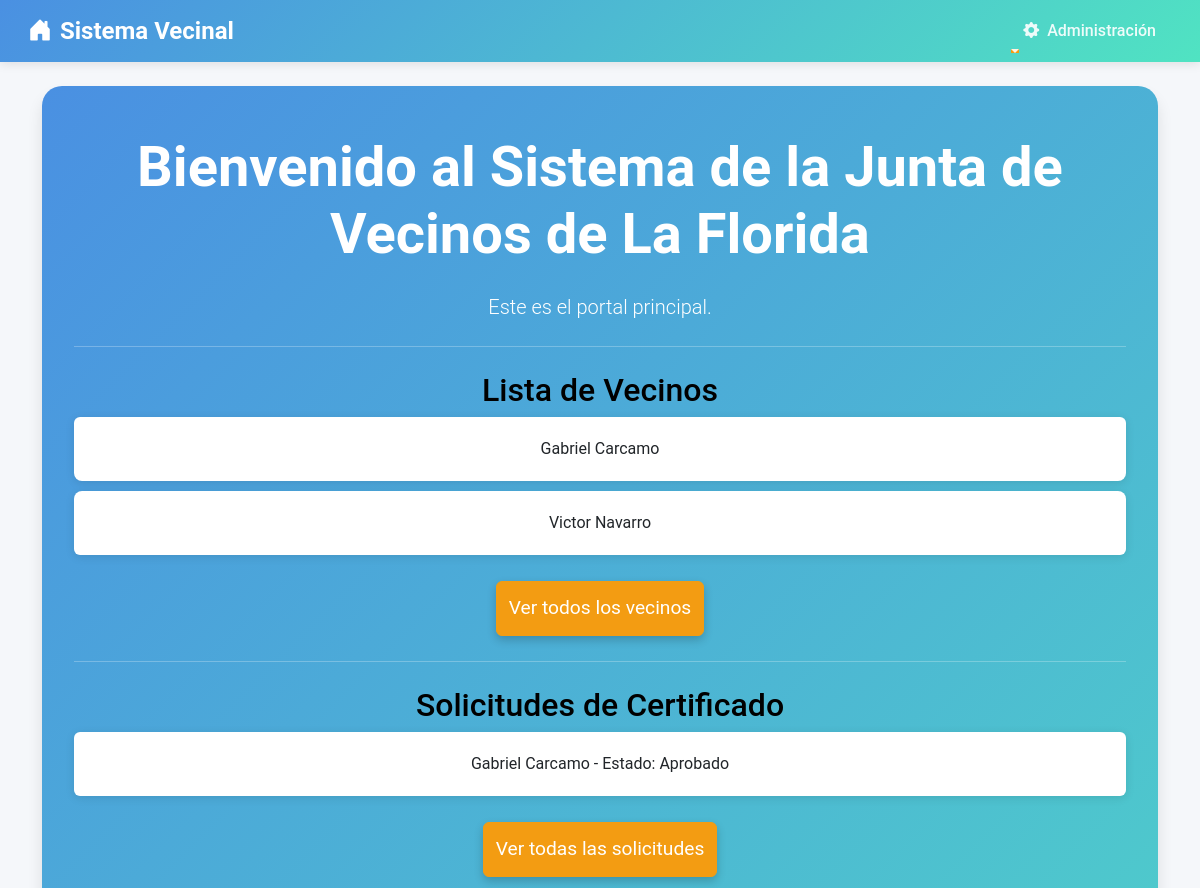
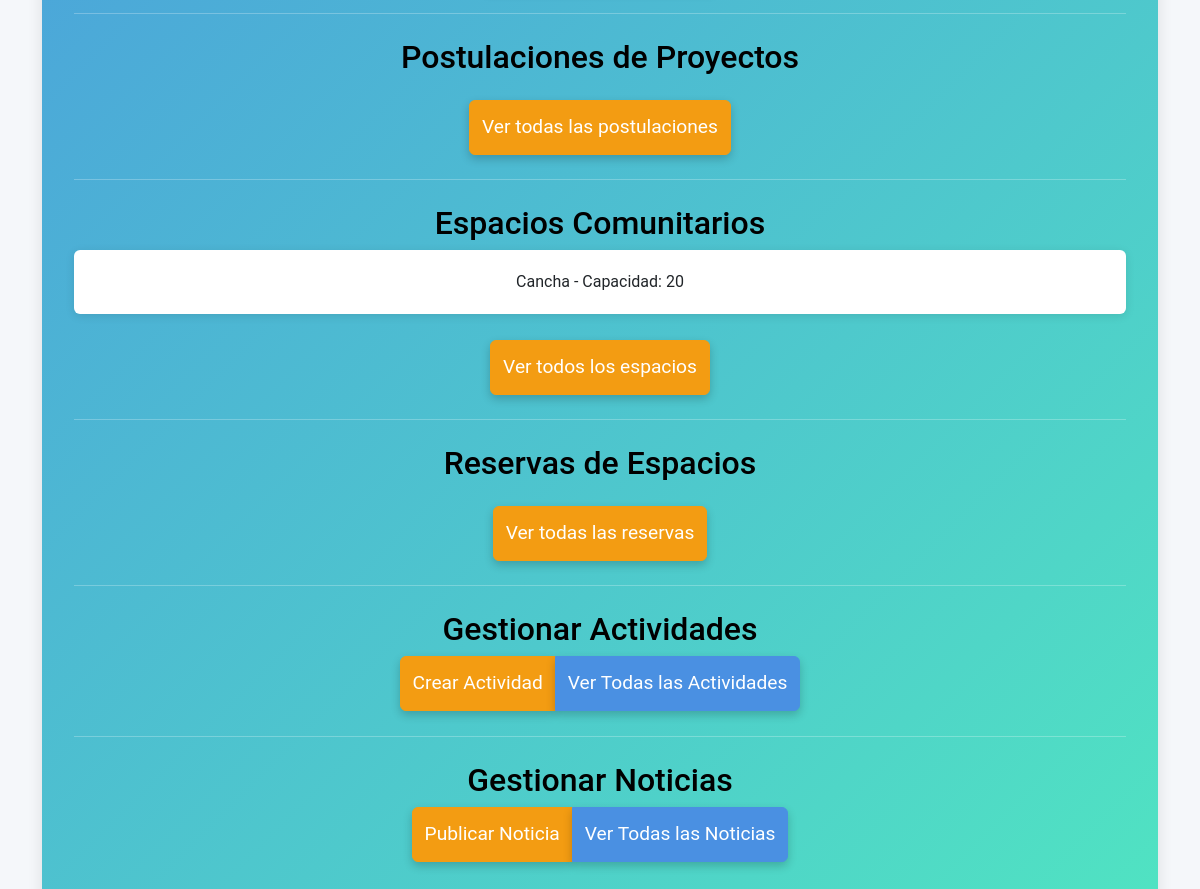
The page /inicio/ (signed in) on the database as committed earlier (2 pictures, top to bottom).
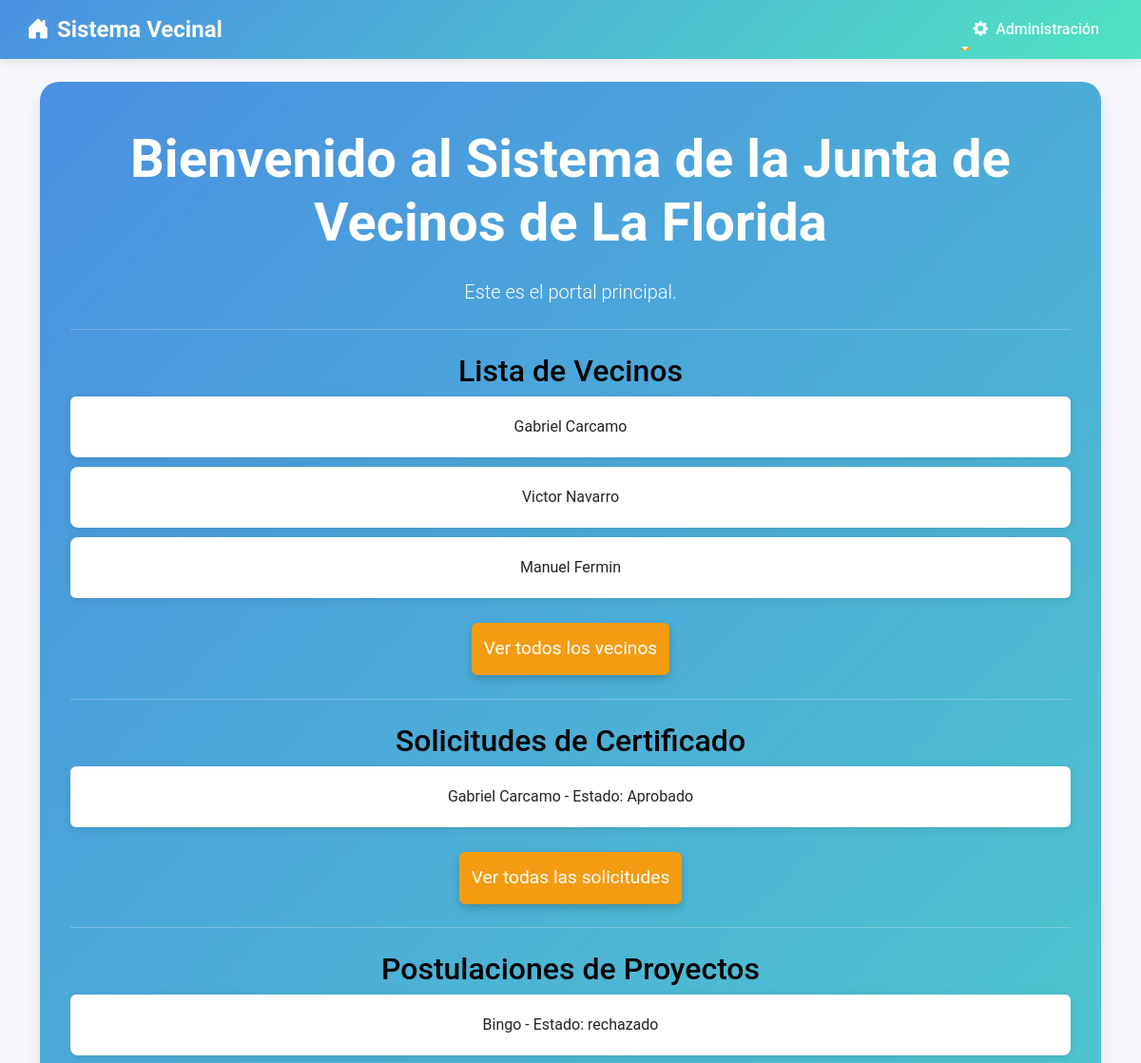
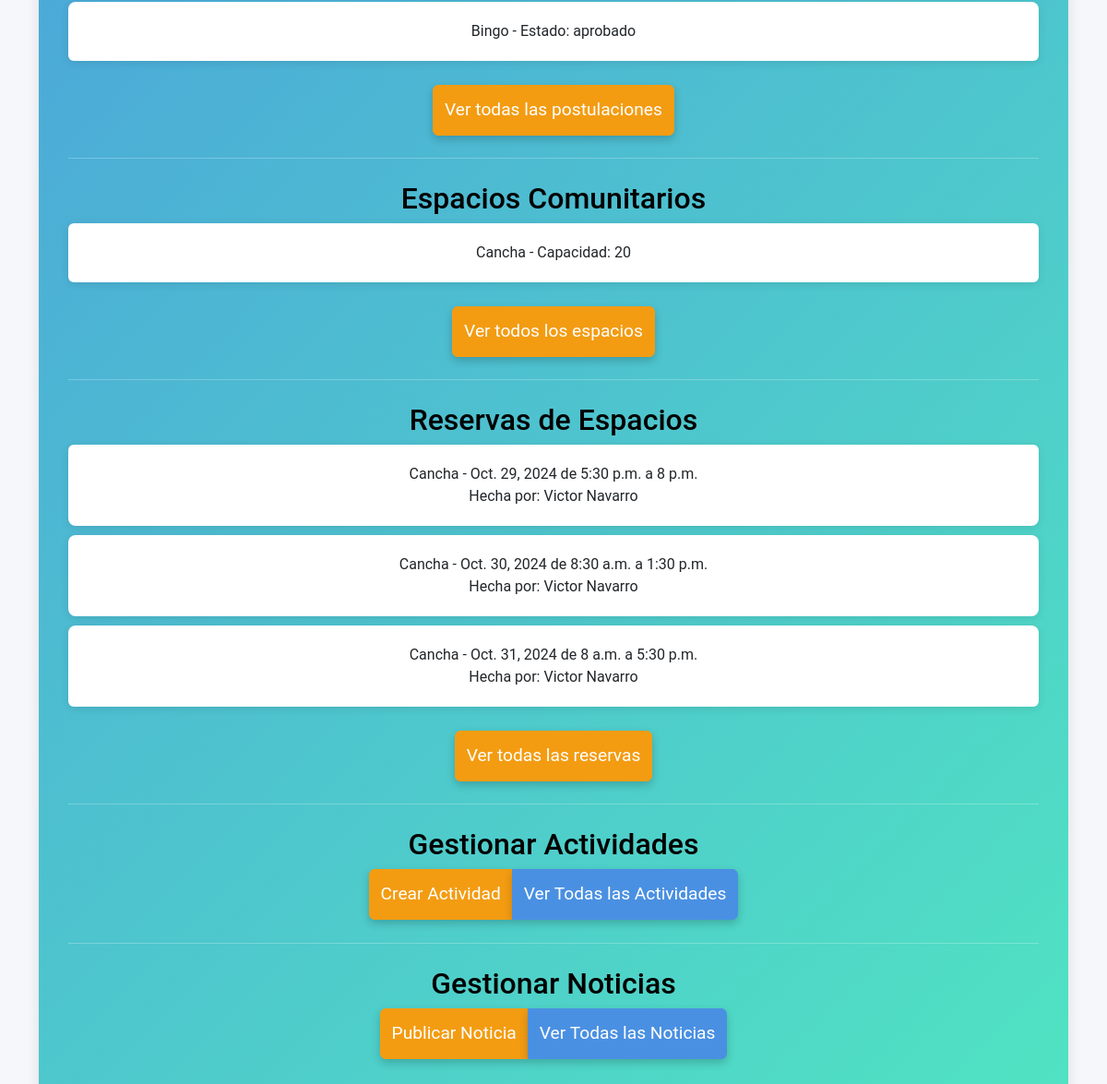
The same page on the database as committed later (2 pictures, top to bottom).
### junta_vecinos/models.py (models this page shows, shortened)
class Vecino(models.Model):
    COMUNA_CHOICES = [
        ('ÑUÑOA', 'Ñuñoa'),
        ('PUENTE_ALTO', 'Puente Alto'),
        ('LA_FLORIDA', 'La Florida'),
    ]
    user = models.OneToOneField(User, on_delete=models.CASCADE)
    nombres = models.CharField(max_length=255)
    apellidos = models.CharField(max_length=255)
    direccion = models.CharField(max_length=255)
    telefono = models.CharField(max_length=15)
    fecha_nacimiento = models.DateField()
    rut = models.CharField(max_length=12, unique=True)
    comuna = models.CharField(max_length=20, choices=COMUNA_CHOICES, default='ÑUÑOA')
    administrador = models.ForeignKey(AdministradorComuna, on_delete=models.SET_NULL, null=True, related_name='vecinos')

class SolicitudCertificado(models.Model):
    ESTADO_CHOICES = [
        ('Pendiente', 'Pendiente'),
        ('Aprobado', 'Aprobado'),
        ('Rechazado', 'Rechazado'),
    ]
    vecino = models.ForeignKey(Vecino, on_delete=models.CASCADE)  # Cambio aquí
    fecha_solicitud = models.DateField(auto_now_add=True)
    estado = models.CharField(max_length=10, choices=ESTADO_CHOICES, default='Pendiente')
    motivo = models.TextField()
    foto_carnet_frente = models.ImageField(upload_to='carnets/', blank=False, null=False)
    foto_carnet_atras = models.ImageField(upload_to='carnets/', blank=False, null=False)
    documento_residencia = models.FileField(upload_to='documentos_residencia/', blank=False, null=False)

class Espacio(models.Model):
    nombre = models.CharField(max_length=100)
    descripcion = models.TextField()
    capacidad = models.IntegerField()
    foto = models.ImageField(upload_to='espacios/', null=True, blank=True)
    ubicacion = models.CharField(max_length=200, default='Ubicación no disponible')
    precio_por_hora = models.DecimalField(max_digits=10, decimal_places=2)
    comuna = models.ForeignKey(AdministradorComuna, on_delete=models.CASCADE, related_name='espacios')

class ProyectoVecinal(models.Model):
    ESTADO_CHOICES = [
        ('pendiente', 'Pendiente'),
        ('aprobado', 'Aprobado'),
        ('rechazado', 'Rechazado'),
    ]
    vecino = models.ForeignKey(Vecino, on_delete=models.CASCADE)
    propuesta = models.CharField(max_length=255)  # Cambiado de titulo a propuesta
    descripcion = models.TextField()
    fecha_postulacion = models.DateField(auto_now_add=True)
    estado = models.CharField(max_length=10, choices=ESTADO_CHOICES, default='pendiente')
    evidencia = models.ImageField(upload_to='evidencias/', blank=True, null=True)  # Campo evidencia
    razon_rechazo = models.TextField(null=True, blank=True)

class Reserva(models.Model):
    usuario = models.ForeignKey(User, on_delete=models.CASCADE)
    espacio = models.ForeignKey(Espacio, on_delete=models.CASCADE)
    fecha = models.DateField()
    hora_inicio = models.TimeField()
    hora_fin = models.TimeField()
    monto_pagado = models.DecimalField(max_digits=10, decimal_places=2, default=Decimal('0.00'))  # Agrega este campo

### junta_vecinos/views.py (the view, shortened to what this page needs)
# urls.py: path('inicio/', views.index, name='index'),
@login_required
def index(request):
    vecinos = []
    solicitudes = []
    postulaciones = []
    noticias = []
    espacios = []
    reservas = []
    comuna = ""
    if request.user.is_authenticated:
        if request.user.is_superuser:
            admin = AdministradorComuna.objects.get(user=request.user)
            comuna = admin.get_comuna_display()
            vecinos = Vecino.objects.filter(administrador=admin)[:5]
            solicitudes = SolicitudCertificado.objects.filter(vecino__administrador=admin)[:5]
            postulaciones = ProyectoVecinal.objects.filter(vecino__administrador=admin)[:5]
            espacios = Espacio.objects.filter(comuna=admin)[:5]
            reservas = Reserva.objects.filter(espacio__comuna=admin)[:5]
            noticias = Noticia.objects.filter(comuna=admin).order_by('-fecha_publicacion')[:5]
    return render(request, 'junta_vecinos/index.html', {
        'vecinos': vecinos,
        'solicitudes': solicitudes,
        'postulaciones': postulaciones,
        'noticias': noticias,
        'espacios': espacios,
        'reservas': reservas,
        'comuna': comuna
    })

### junta_vecinos/templates/junta_vecinos/index.html (shortened to what this page needs)
{% extends 'junta_vecinos/base.html' %}
{% load static %}
{% load humanize %}
{% block content %}
<div class="jumbotron text-center">
    <h1 class="display-4">Bienvenido al Sistema de la Junta de Vecinos de {{ comuna }}</h1>
    <p class="lead">Este es el portal principal.</p>
    <hr class="my-4">
    {% if user.is_authenticated %}
        {% if user.is_superuser %}
            <div class="admin-section">
                <h2>Lista de Vecinos</h2>
                <ul class="list-group">
                    {% for vecino in vecinos %}
                        <li class="list-group-item loading-effect">
                            {{ vecino.nombres }} {{ vecino.apellidos }}
                        </li>
                    {% endfor %}
                </ul>
                <div class="mt-3">
                    <a href="{% url 'lista_vecinos' %}" class="btn btn-primary">Ver todos los vecinos</a>
                </div>
            </div>
            <hr class="my-4">
            <div class="admin-section">
                <h2>Solicitudes de Certificado</h2>
                <ul class="list-group">
                    {% for solicitud in solicitudes %}
                        <li class="list-group-item loading-effect">
                            {{ solicitud.vecino.nombres }} {{ solicitud.vecino.apellidos }} - Estado: {{ solicitud.estado }}
                        </li>
                    {% endfor %}
                </ul>
                <div class="mt-3">
                    <a href="{% url 'gestionar_solicitudes' %}" class="btn btn-primary">Ver todas las solicitudes</a>
                </div>
            </div>
            <hr class="my-4">
            <div class="admin-section">
                <h2>Postulaciones de Proyectos</h2>
                <ul class="list-group">
                    {% for postulacion in postulaciones %}
                        <li class="list-group-item loading-effect">
                            {{ postulacion.propuesta }} - Estado: {{ postulacion.estado }}
                        </li>
                    {% endfor %}
                </ul>
                <div class="mt-3">
                    <a href="{% url 'admin_proyectos' %}" class="btn btn-primary">Ver todas las postulaciones</a>
                </div>
            </div>
            <hr class="my-4">
            <div class="admin-section">
                <h2>Espacios Comunitarios</h2>
                <ul class="list-group">
                    {% for espacio in espacios %}
                        <li class="list-group-item loading-effect">
                            {{ espacio.nombre }} - Capacidad: {{ espacio.capacidad }}
                        </li>
                    {% endfor %}
                </ul>
                <div class="mt-3">
                    <a href="{% url 'lista_espacios' %}" class="btn btn-primary">Ver todos los espacios</a>
                </div>
            </div>
            <hr class="my-4">
            <div class="admin-section">
                <h2>Reservas de Espacios</h2>
                <ul class="list-group">
                    {% for reserva in reservas %}
                        <li class="list-group-item loading-effect">
                            {{ reserva.espacio.nombre }} - {{ reserva.fecha }} de {{ reserva.hora_inicio }} a {{ reserva.hora_fin }}
                            <br>
                            Hecha por: {{ reserva.usuario.first_name }} {{ reserva.usuario.last_name }}
                        </li>
                    {% endfor %}
                </ul>
                <div class="mt-3">
                    <a href="{% url 'lista_reservas' %}" class="btn btn-primary">Ver todas las reservas</a>
                </div>
            </div>
            <hr class="my-4">
            <div class="admin-section">
                <h2>Gestionar Actividades</h2>
                <div class="btn-group">
                    <a href="{% url 'crear_actividad' %}" class="btn btn-primary">Crear Actividad</a>
                    <a href="{% url 'lista_actividades' %}" class="btn btn-secondary">Ver Todas las Actividades</a>
                </div>
            </div>
            <hr class="my-4">
            <div class="admin-section">
                <h2>Gestionar Noticias</h2>
                <div class="btn-group">
                    <a href="{% url 'publicar_noticia' %}" class="btn btn-primary">Publicar Noticia</a>
                    <a href="{% url 'gestionar_noticias' %}" class="btn btn-secondary">Ver Todas las Noticias</a>
                </div>
            </div>
        {% endif %}
    {% else %}
        <div class="guest-section">
            <p>Por favor, inicia sesión para acceder a más funciones.</p>
            <a href="{% url 'login' %}" class="btn btn-primary btn-lg">Iniciar Sesión</a>
        </div>
    {% endif %}
</div>
{% endblock %}

### junta_vecinos/templates/junta_vecinos/base.html (shortened to what this page needs)
{% load static %}
<!DOCTYPE html>
<html lang="es">
<head>
    <link href="https://cdn.jsdelivr.net/npm/bootstrap@5.3.3/dist/css/bootstrap.min.css" rel="stylesheet">
    <link href="{% static 'css/styles.css' %}" rel="stylesheet">
    <link href='https://cdn.jsdelivr.net/npm/fullcalendar@6.1.8/index.global.min.css' rel='stylesheet' />
    <link rel="stylesheet" href="https://cdn.jsdelivr.net/npm/bootstrap-icons@1.8.1/font/bootstrap-icons.css">
    <link rel="stylesheet" href="https://cdn.jsdelivr.net/npm/sweetalert2@11/dist/sweetalert2.min.css">
</head>
<body>
    <nav class="navbar navbar-expand-lg navbar-dark custom-navbar">
        <div class="container-fluid">
            <a class="navbar-brand" href="{% url 'bienvenida' %}">
                <i class="bi bi-house-door-fill me-2"></i>Sistema Vecinal
            </a>
            <div class="collapse navbar-collapse" id="navbarNav">
                <ul class="navbar-nav ms-auto">
                    {% if user.is_authenticated and user.is_superuser %}
                    <li class="nav-item dropdown">
                        <a class="nav-link dropdown-toggle" href="#" id="navbarDropdown" role="button" data-bs-toggle="dropdown" aria-expanded="false">
                            <i class="bi bi-gear-fill me-1"></i> Administración
                        </a>
                    </li>
                    {% elif user.is_authenticated %}
                    <li class="nav-item">
                        <a class="nav-link" href="{% url 'logout' %}"><i class="bi bi-box-arrow-right me-1"></i> Cerrar Sesión</a>
                    </li>
                    {% else %}
                    <li class="nav-item">
                        <a class="nav-link" href="{% url 'login' %}"><i class="bi bi-box-arrow-in-right me-1"></i> Iniciar Sesión</a>
                    </li>
                    {% endif %}
                </ul>
            </div>
        </div>
    </nav>
    <div class="container mt-4">
        {% block content %}
        {% endblock %}
    </div>
</body>
</html>

### junta_vecinos/static/css/styles.css (style rules this page uses)
:root { --primary-color: #4a90e2; --secondary-color: #50e3c2; --accent-color: #f39c12; --background-color: #f5f7fa; --text-color: #333333; }
body { font-family: 'Roboto', sans-serif; background-color: var(--background-color); color: var(--text-color); }
.navbar { background-color: var(--primary-color) !important; box-shadow: 0 2px 4px rgba(0,0,0,0.1); }
.navbar-brand, .nav-link { color: white !important; transition: all 0.3s ease; }
.btn-primary { background-color: var(--secondary-color); border-color: var(--secondary-color); transition: all 0.3s ease; }
h1, h2, h3, h4, h5, h6 { color: black; }
.list-group-item { border: none; margin-bottom: 10px; padding: 20px; background-color: #ffffff; border-radius: 8px; box-shadow: 0 2px 10px rgba(0, 0, 0, 0.1); }
.custom-navbar { background: linear-gradient(135deg, var(--primary-color), var(--secondary-color)); padding: 0.5rem 1rem; box-shadow: 0 2px 10px rgba(0,0,0,0.1); }
.navbar-brand { font-weight: bold; font-size: 1.5rem; color: white !important; }
.nav-link { color: rgba(255,255,255,0.9) !important; font-weight: 500; transition: all 0.3s ease; padding: 0.5rem 1rem !important; border-radius: 5px; }
.btn-primary { width: auto; padding: 12px; font-size: 1.2rem; background-color: var(--accent-color); border-color: var(--accent-color); transition: all 0.3s ease; box-shadow: 0 4px 10px rgba(0, 0, 0, 0.2); }
.btn-secondary { width: auto; padding: 12px; font-size: 1.2rem; background-color: var(--primary-color); border-color: var(--primary-color); transition: all 0.3s ease; box-shadow: 0 4px 10px rgba(0, 0, 0, 0.2); }
:root { --gradient-primary: linear-gradient(135deg, #4a90e2, #50e3c2); --gradient-secondary: linear-gradient(135deg, #f39c12, #e74c3c); --shadow-sm: 0 2px 4px rgba(0,0,0,0.1); --shadow-md: 0 4px 6px rgba(0,0,0,0.1); --shadow-lg: 0 10px 15px rgba(0,0,0,0.1); --transition-base: all 0.3s ease; }
.jumbotron { background: var(--gradient-primary); border-radius: 20px; padding: 3rem 2rem; margin-bottom: 2rem; color: white; animation: fadeInScale 0.6s ease-out; box-shadow: var(--shadow-lg); }
.jumbotron h1 { color: white; font-weight: 700; margin-bottom: 1.5rem; animation: slideInFromTop 0.8s ease-out; }
.list-group-item { transform-origin: left; animation: fadeInScale 0.6s ease-out; transition: var(--transition-base); }
.btn { position: relative; overflow: hidden; z-index: 1; transition: var(--transition-base); }
.btn::before { content: ''; position: absolute; top: 50%; left: 50%; width: 0; height: 0; background: rgba(255,255,255,0.2); border-radius: 50%; transform: translate(-50%, -50%); transition: width 0.6s ease, height 0.6s ease; z-index: -1; }
.loading-effect { position: relative; overflow: hidden; }
.loading-effect::after { content: ''; position: absolute; top: 0; left: -100%; width: 50%; height: 100%; background: linear-gradient( 90deg, transparent, rgba(255,255,255,0.2), transparent ); animation: loading 1.5s infinite; }
.admin-section { opacity: 0; animation: fadeInScale 0.6s ease-out forwards; }
a:not(.btn) { position: relative; text-decoration: none; }
a:not(.btn)::after { content: ''; position: absolute; bottom: -2px; left: 0; width: 0; height: 2px; background: var(--accent-color); transition: var(--transition-base); }

Rows that differ between the two databases and show on the page:
added Vecino: nombres "Manuel", apellidos "Fermin"
added ProyectoVecinal: propuesta "Bingo", estado "rechazado"
added ProyectoVecinal: propuesta "Bingo", estado "aprobado"
added Reserva: espacio.nombre "Cancha", fecha "Oct. 29, 2024", hora_inicio "5:30 p.m.", hora_fin "8 p.m.", usuario.first_name "Victor", usuario.last_name "Navarro"
added Reserva: espacio.nombre "Cancha", fecha "Oct. 30, 2024", hora_inicio "8:30 a.m.", hora_fin "1:30 p.m.", usuario.first_name "Victor", usuario.last_name "Navarro"
added Reserva: espacio.nombre "Cancha", fecha "Oct. 31, 2024", hora_inicio "8 a.m.", hora_fin "5:30 p.m.", usuario.first_name "Victor", usuario.last_name "Navarro"
